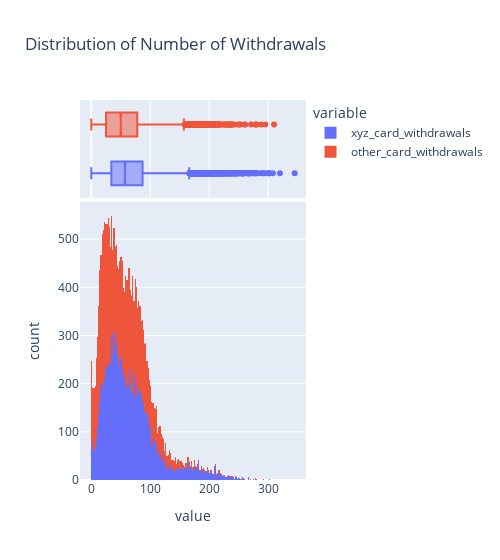

Notebook source saved alongside this figure:
### Code cell
fn.hist(atm, ['xyz_card_withdrawals', 'other_card_withdrawals'])

### Figure 1 — Plotly figure (JSON) as saved in the notebook; plotly's stock layout.template omitted (floating-point values rounded to 4 significant figures; data arrays with more than 128 entries replaced by an {"elided": "..."} marker saying what was removed)
{"data": [{"alignmentgroup": "True", "bingroup": "x", "hovertemplate": "variable=xyz_card_withdrawals<br>value=%{x}<br>count=%{y}<extra></extra>", "legendgroup": "xyz_card_withdrawals", "marker": {"color": "#636efa", "pattern": {"shape": ""}}, "name": "xyz_card_withdrawals", "offsetgroup": "xyz_card_withdrawals", "orientation": "v", "showlegend": true, "type": "histogram", "x": {"elided": "11589 int values"}, "xaxis": "x", "yaxis": "y"}, {"alignmentgroup": "True", "hovertemplate": "variable=xyz_card_withdrawals<br>value=%{x}<extra></extra>", "legendgroup": "xyz_card_withdrawals", "marker": {"color": "#636efa"}, "name": "xyz_card_withdrawals", "notched": true, "offsetgroup": "xyz_card_withdrawals", "showlegend": false, "type": "box", "x": {"elided": "11589 int values"}, "xaxis": "x2", "yaxis": "y2"}, {"alignmentgroup": "True", "bingroup": "x", "hovertemplate": "variable=other_card_withdrawals<br>value=%{x}<br>count=%{y}<extra></extra>", "legendgroup": "other_card_withdrawals", "marker": {"color": "#EF553B", "pattern": {"shape": ""}}, "name": "other_card_withdrawals", "offsetgroup": "other_card_withdrawals", "orientation": "v", "showlegend": true, "type": "histogram", "x": {"elided": "11589 int values"}, "xaxis": "x", "yaxis": "y"}, {"alignmentgroup": "True", "hovertemplate": "variable=other_card_withdrawals<br>value=%{x}<extra></extra>", "legendgroup": "other_card_withdrawals", "marker": {"color": "#EF553B"}, "name": "other_card_withdrawals", "notched": true, "offsetgroup": "other_card_withdrawals", "showlegend": false, "type": "box", "x": {"elided": "11589 int values"}, "xaxis": "x2", "yaxis": "y2"}], "layout": {"barmode": "relative", "legend": {"title": {"text": "variable"}, "tracegroupgap": 0}, "title": {"text": "Distribution of Number of Withdrawals"}, "width": 500, "xaxis": {"anchor": "y", "domain": [0, 1], "title": {"text": "value"}}, "xaxis2": {"anchor": "y2", "domain": [0, 1], "matches": "x", "showgrid": true, "showticklabels": false}, "yaxis": {"anchor": "x", "domain": [0, 0.7326], "title": {"text": "count"}}, "yaxis2": {"anchor": "x2", "domain": [0.7426, 1], "matches": "y2", "showgrid": false, "showline": false, "showticklabels": false, "ticks": ""}}}
